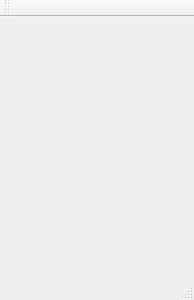
<?xml version="1.0" encoding="UTF-8"?>
<ui version="4.0">
 <class>MainWindow</class>
 <widget class="QMainWindow" name="MainWindow">
  <property name="geometry">
   <rect>
    <x>0</x>
    <y>0</y>
    <width>194</width>
    <height>300</height>
   </rect>
  </property>
  <property name="windowTitle">
   <string>MainWindow</string>
  </property>
  <widget class="QWidget" name="centralWidget"/>
  <widget class="QMenuBar" name="menuBar">
   <property name="geometry">
    <rect>
     <x>0</x>
     <y>0</y>
     <width>194</width>
     <height>23</height>
    </rect>
   </property>
  </widget>
  <widget class="QToolBar" name="mainToolBar">
   <attribute name="toolBarArea">
    <enum>TopToolBarArea</enum>
   </attribute>
   <attribute name="toolBarBreak">
    <bool>false</bool>
   </attribute>
  </widget>
  <widget class="QStatusBar" name="statusBar"/>
 </widget>
 <layoutdefault spacing="6" margin="11"/>
 <resources/>
 <connections/>
</ui>
